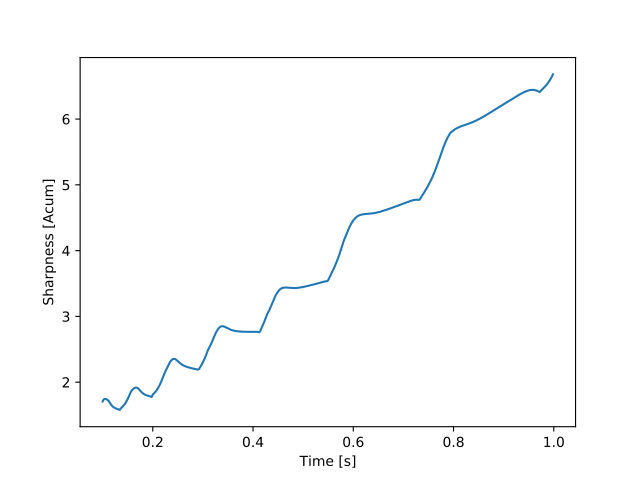

Python code for this plot:
from mosqito.sq_metrics import sharpness_din_tv
import matplotlib.pyplot as plt
import numpy as np
fs=48000
d=1
dB=60
time = np.arange(0, d, 1/fs)
f = np.linspace(1000,5000, len(time))
stimulus = 0.5 * (1 + np.sin(2 * np.pi * f * time))
rms = np.sqrt(np.mean(np.power(stimulus, 2)))
ampl = 0.00002 * np.power(10, dB / 20) / rms
stimulus = stimulus * ampl
S, time_axis = sharpness_din_tv(stimulus, fs=fs, skip=0.1)
plt.plot(time_axis, S)
plt.xlabel("Time [s]")
plt.ylabel("Sharpness [Acum]")
